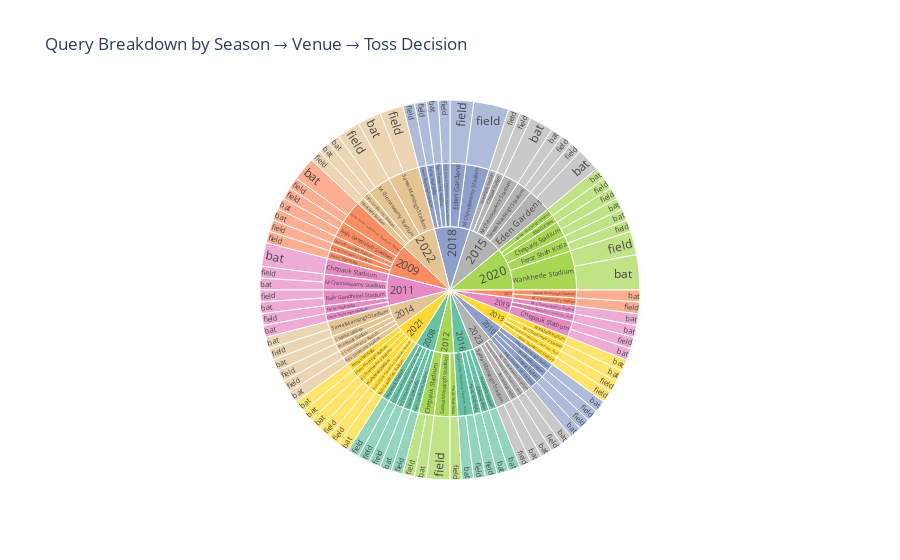

This figure's notebook cell:
### Code cell
import matplotlib.pyplot as plt
import seaborn as sns
import plotly.express as px

# 1. Season-wise query distribution
plt.figure(figsize=(12,6))
sns.countplot(data=test_queries_df, x="season", palette="viridis")
plt.title("Number of Queries per Season")
plt.xticks(rotation=45)
plt.show()

# 2. Venue frequency heatmap
plt.figure(figsize=(12,6))
sns.heatmap(test_queries_df['venue'].value_counts().to_frame().T, annot=True, cmap="coolwarm", cbar=False)
plt.title("Venue Frequency Heatmap")
plt.show()

# 3. Toss Decision Pie Chart
plt.figure(figsize=(6,6))
test_queries_df['toss_decision'].value_counts().plot.pie(autopct='%1.1f%%', startangle=90, colors=['#66b3ff','#99ff99'])
plt.title("Toss Decision Distribution")
plt.ylabel("")
plt.show()

# 4. Team Participation Count (Bar Chart)
plt.figure(figsize=(12,6))
all_teams = pd.concat([test_queries_df['team1'], test_queries_df['team2']])
sns.countplot(x=all_teams, order=all_teams.value_counts().index, palette="cubehelix")
plt.xticks(rotation=45)
plt.title("Team Participation in Queries")
plt.show()

# 5. Interactive Sunburst Plot (Plotly)
fig = px.sunburst(test_queries_df, path=['season','venue','toss_decision'], values=None,
                  title="Query Breakdown by Season → Venue → Toss Decision",
                  color="season", color_discrete_sequence=px.colors.qualitative.Set2)
fig.show()

### Figure 1 — Plotly figure (JSON) as saved in the notebook; plotly's stock layout.template omitted (floating-point values rounded to 4 significant figures; data arrays with more than 128 entries replaced by an {"elided": "..."} marker saying what was removed)
{"data": [{"branchvalues": "total", "customdata": {"elided": "172x1 str values"}, "domain": {"x": [0, 1], "y": [0, 1]}, "hovertemplate": "labels=%{label}<br>count=%{value}<br>parent=%{parent}<br>id=%{id}<br>season=%{customdata[0]}<extra></extra>", "ids": {"elided": "172 str values"}, "labels": {"elided": "172 str values"}, "marker": {"colors": {"elided": "172 str values"}}, "name": "", "parents": {"elided": "172 str values"}, "type": "sunburst", "values": {"elided": "172 int values"}}], "layout": {"legend": {"tracegroupgap": 0}, "sunburstcolorway": ["rgb(102,194,165)", "rgb(252,141,98)", "rgb(141,160,203)", "rgb(231,138,195)", "rgb(166,216,84)", "rgb(255,217,47)", "rgb(229,196,148)", "rgb(179,179,179)"], "title": {"text": "Query Breakdown by Season → Venue → Toss Decision"}}}
